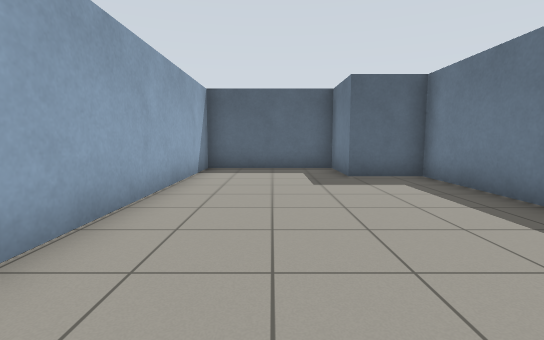
[1] (above)

20 first-person views from a walk through a Gazebo world. The camera is 0.94 m above the floor, tilts 6° down and sees 85° across. The floor is counted in squares, 1 m on a side. Each view is taken from the middle of a square. On the plan, view 1 faces up. The plan holds only what a view shows up to about 11 squares ahead; the rest is blank. The place goes on beyond the plan.

[2]
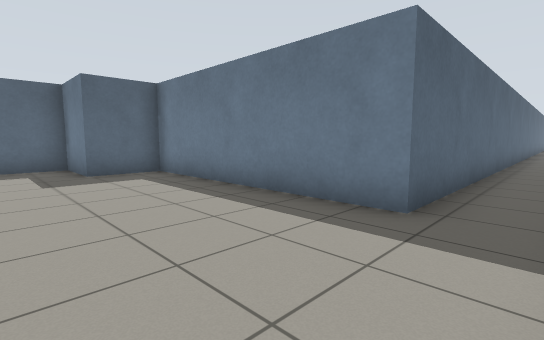

[3]
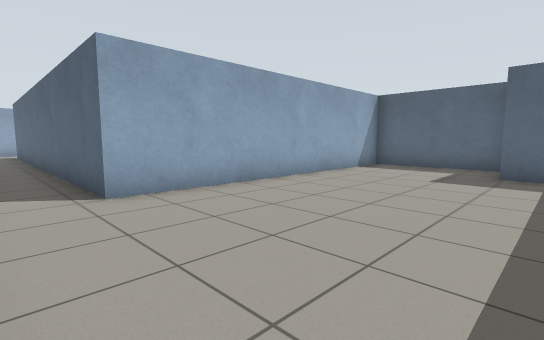

[4]
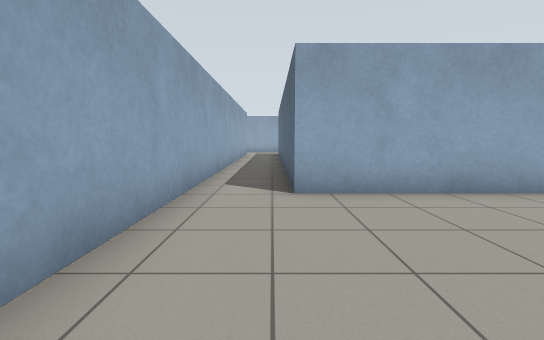

[5]
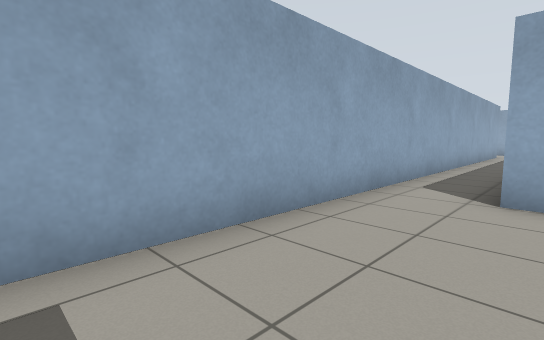

[6]
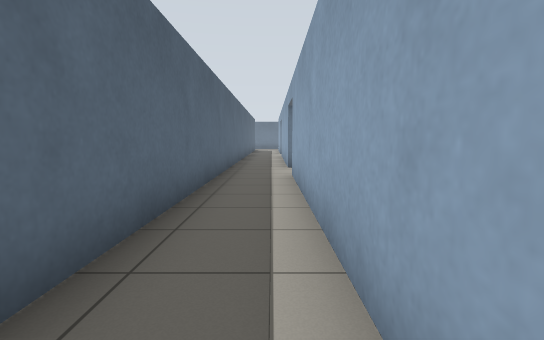

[7]
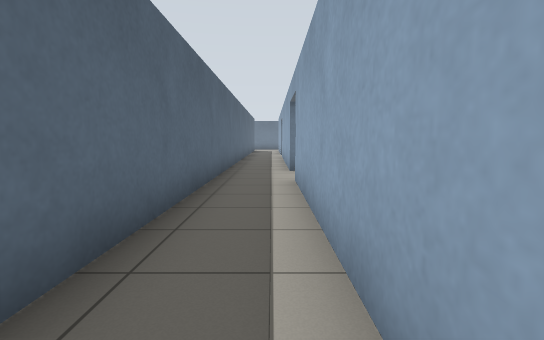

[8]
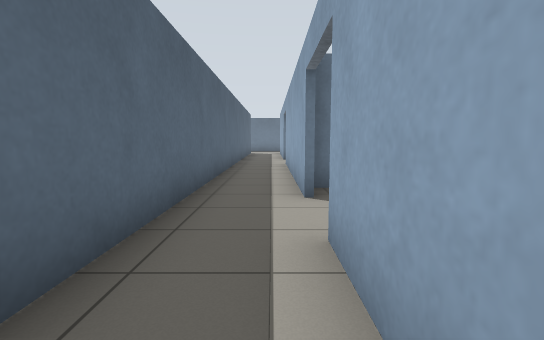

[9]
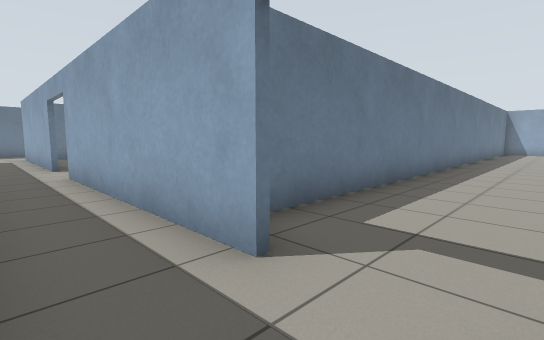

[10]
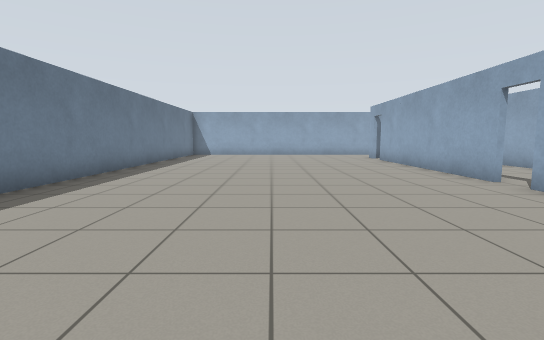

[11]
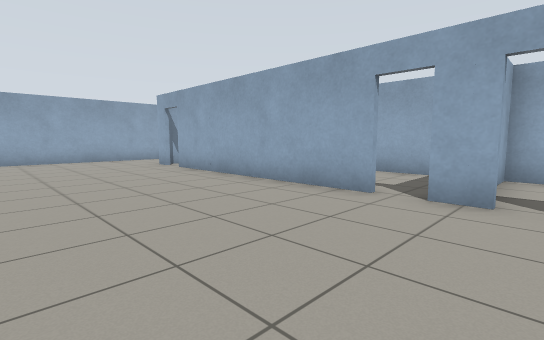

[12]
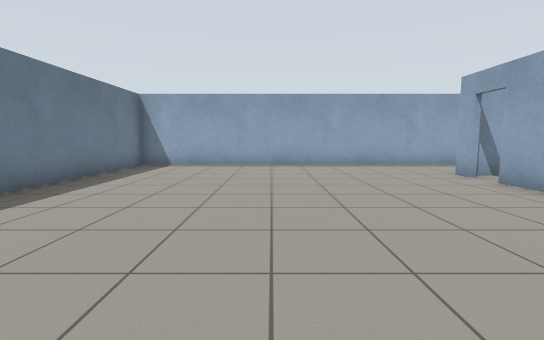

[13]
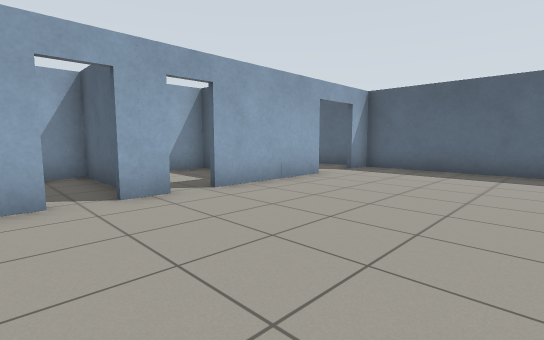

[14]
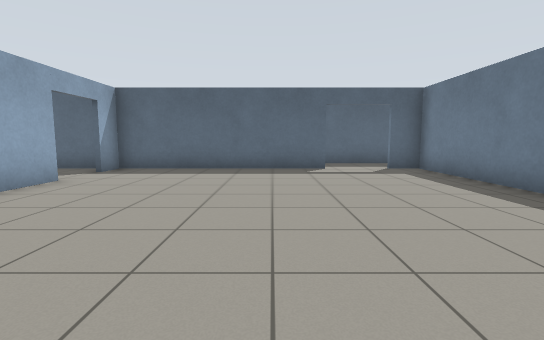

[15]
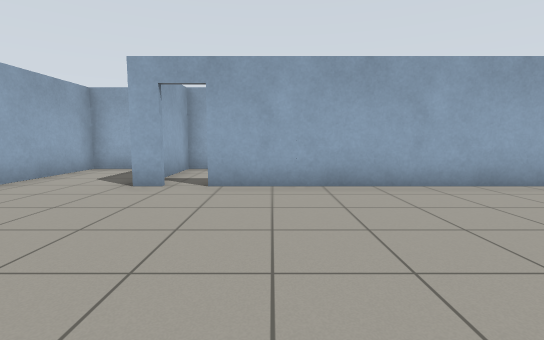

[16]
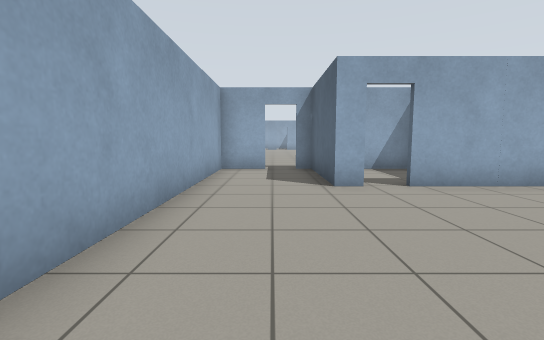

[17]
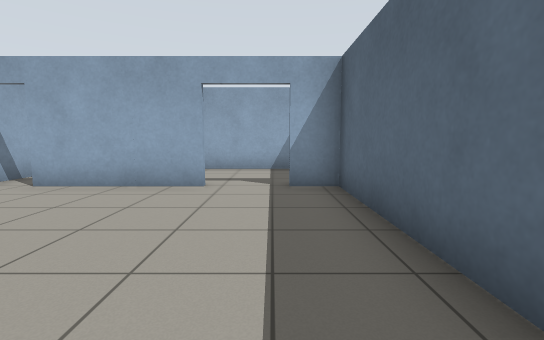

[18]
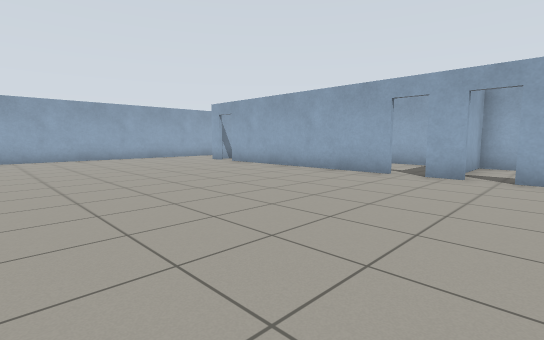

[19]
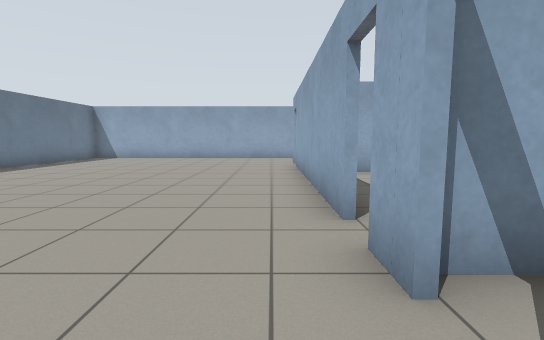

[20]
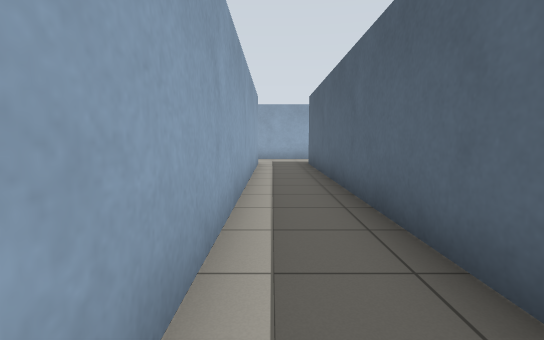

### Floor plan
Ten units are one square. View 1 is at (0, 0); x grows to the right and y downward. Boxes are objects, and circles mark ways between rooms. Rooms are numbered by the first view taken in them; rooms with no view inside come last. Other rooms are left out.
<svg viewBox="-140 -100 370 321">
<path fill="none" stroke="#000" d="M75 15 147 15M166 15 225 15M-134 15 30 15M225 -4 38 -4 38 -74 19 -74 19 -95 -21 -95 -21 -4 -135 -4M82 104 82 174M82 86 82 95M82 181 82 188 47 188M82 42 82 77M147 17 82 17 82 27M47 201 47 216 177 216 177 17 166 17M70 91 46 91M47 91 47 146M61 154 66 154M47 158 47 186 78 186"/>
<circle cx="155" cy="20" r="3" fill="#2a7"/>
<circle cx="80" cy="100" r="3" fill="#2a7"/>
<circle cx="80" cy="175" r="3" fill="#2a7"/>
<text x="30" y="-10">1</text>
<text x="130" y="120">2</text>
<text x="60" y="120">3</text>
<text x="60" y="170">4</text>
</svg>
Room 1 opens to room 2. Room 2 opens to room 3. Room 2 opens to room 4.

Where each view was taken, in squares from view 1:
view 1: 0 up, 0 right, facing up
view 2: 1 down, 0 right, facing up-right
view 3: 1 down, 3 right, facing up-left
view 4: 0 up, 3 right, facing left
view 5: 1 up, 3 right, facing down-left
view 6: 1 down, 7 right, facing right
view 7: 1 down, 8 right, facing right
view 8: 1 down, 12 right, facing right
view 9: 0 up, 15 right, facing down-right
view 10: 4 down, 13 right, facing down
view 11: 8 down, 13 right, facing down-left
view 12: 11 down, 13 right, facing down
view 13: 11 down, 13 right, facing up-left
view 14: 11 down, 13 right, facing up
view 15: 16 down, 14 right, facing left
view 16: 20 down, 14 right, facing left
view 17: 3 down, 14 right, facing left
view 18: 7 down, 16 right, facing down-left
view 19: 7 down, 9 right, facing down
view 20: 1 down, 4 left, facing left
